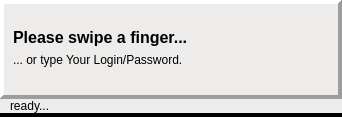
<?xml version="1.0" encoding="UTF-8"?>
<ui version="4.0">
 <class>MainFrame</class>
 <widget class="QFrame" name="MainFrame">
  <property name="geometry">
   <rect>
    <x>0</x>
    <y>0</y>
    <width>342</width>
    <height>117</height>
   </rect>
  </property>
  <property name="minimumSize">
   <size>
    <width>0</width>
    <height>0</height>
   </size>
  </property>
  <property name="windowTitle">
   <string>Fingerprint Plugin</string>
  </property>
  <property name="styleSheet">
   <string notr="true">background-color: rgb(0, 0, 0);
</string>
  </property>
  <property name="locale">
   <locale language="C" country="AnyCountry"/>
  </property>
  <property name="frameShape">
   <enum>QFrame::NoFrame</enum>
  </property>
  <property name="frameShadow">
   <enum>QFrame::Raised</enum>
  </property>
  <property name="lineWidth">
   <number>0</number>
  </property>
  <layout class="QHBoxLayout" name="horizontalLayout">
   <property name="spacing">
    <number>0</number>
   </property>
   <property name="margin">
    <number>0</number>
   </property>
   <item>
    <spacer name="horizontalSpacer">
     <property name="orientation">
      <enum>Qt::Horizontal</enum>
     </property>
     <property name="sizeHint" stdset="0">
      <size>
       <width>147</width>
       <height>20</height>
      </size>
     </property>
    </spacer>
   </item>
   <item>
    <widget class="QFrame" name="MiddleFrame">
     <property name="minimumSize">
      <size>
       <width>0</width>
       <height>0</height>
      </size>
     </property>
     <property name="palette">
      <palette>
       <active>
        <colorrole role="Button">
         <brush brushstyle="SolidPattern">
          <color alpha="255">
           <red>0</red>
           <green>0</green>
           <blue>0</blue>
          </color>
         </brush>
        </colorrole>
        <colorrole role="Base">
         <brush brushstyle="SolidPattern">
          <color alpha="255">
           <red>0</red>
           <green>0</green>
           <blue>0</blue>
          </color>
         </brush>
        </colorrole>
        <colorrole role="Window">
         <brush brushstyle="SolidPattern">
          <color alpha="255">
           <red>0</red>
           <green>0</green>
           <blue>0</blue>
          </color>
         </brush>
        </colorrole>
       </active>
       <inactive>
        <colorrole role="Button">
         <brush brushstyle="SolidPattern">
          <color alpha="255">
           <red>0</red>
           <green>0</green>
           <blue>0</blue>
          </color>
         </brush>
        </colorrole>
        <colorrole role="Base">
         <brush brushstyle="SolidPattern">
          <color alpha="255">
           <red>0</red>
           <green>0</green>
           <blue>0</blue>
          </color>
         </brush>
        </colorrole>
        <colorrole role="Window">
         <brush brushstyle="SolidPattern">
          <color alpha="255">
           <red>0</red>
           <green>0</green>
           <blue>0</blue>
          </color>
         </brush>
        </colorrole>
       </inactive>
       <disabled>
        <colorrole role="Button">
         <brush brushstyle="SolidPattern">
          <color alpha="255">
           <red>0</red>
           <green>0</green>
           <blue>0</blue>
          </color>
         </brush>
        </colorrole>
        <colorrole role="Base">
         <brush brushstyle="SolidPattern">
          <color alpha="255">
           <red>0</red>
           <green>0</green>
           <blue>0</blue>
          </color>
         </brush>
        </colorrole>
        <colorrole role="Window">
         <brush brushstyle="SolidPattern">
          <color alpha="255">
           <red>0</red>
           <green>0</green>
           <blue>0</blue>
          </color>
         </brush>
        </colorrole>
       </disabled>
      </palette>
     </property>
     <property name="autoFillBackground">
      <bool>false</bool>
     </property>
     <property name="styleSheet">
      <string notr="true">background-color: rgb(0, 0, 0);</string>
     </property>
     <property name="locale">
      <locale language="C" country="AnyCountry"/>
     </property>
     <property name="frameShape">
      <enum>QFrame::NoFrame</enum>
     </property>
     <property name="frameShadow">
      <enum>QFrame::Raised</enum>
     </property>
     <property name="lineWidth">
      <number>0</number>
     </property>
     <layout class="QVBoxLayout" name="verticalLayout">
      <property name="spacing">
       <number>0</number>
      </property>
      <property name="margin">
       <number>0</number>
      </property>
      <item>
       <widget class="QFrame" name="InnerFrame">
        <property name="sizePolicy">
         <sizepolicy hsizetype="Fixed" vsizetype="Fixed">
          <horstretch>0</horstretch>
          <verstretch>0</verstretch>
         </sizepolicy>
        </property>
        <property name="minimumSize">
         <size>
          <width>342</width>
          <height>99</height>
         </size>
        </property>
        <property name="autoFillBackground">
         <bool>false</bool>
        </property>
        <property name="styleSheet">
         <string notr="true">background-color: rgb(237, 236, 235);</string>
        </property>
        <property name="frameShape">
         <enum>QFrame::Panel</enum>
        </property>
        <property name="frameShadow">
         <enum>QFrame::Raised</enum>
        </property>
        <property name="lineWidth">
         <number>4</number>
        </property>
        <layout class="QHBoxLayout" name="horizontalLayout_2">
         <item>
          <layout class="QVBoxLayout" name="verticalLayout_2">
           <item>
            <widget class="QLabel" name="label">
             <property name="font">
              <font>
               <pointsize>12</pointsize>
               <weight>75</weight>
               <bold>true</bold>
              </font>
             </property>
             <property name="text">
              <string>Please swipe a finger...</string>
             </property>
             <property name="alignment">
              <set>Qt::AlignBottom|Qt::AlignLeading|Qt::AlignLeft</set>
             </property>
            </widget>
           </item>
           <item>
            <widget class="QLabel" name="escLabel">
             <property name="text">
              <string>... or type Your Login/Password.</string>
             </property>
             <property name="alignment">
              <set>Qt::AlignLeading|Qt::AlignLeft|Qt::AlignTop</set>
             </property>
            </widget>
           </item>
          </layout>
         </item>
         <item>
          <widget class="QLabel" name="animationLabel">
           <property name="sizePolicy">
            <sizepolicy hsizetype="Fixed" vsizetype="Fixed">
             <horstretch>0</horstretch>
             <verstretch>0</verstretch>
            </sizepolicy>
           </property>
           <property name="minimumSize">
            <size>
             <width>40</width>
             <height>71</height>
            </size>
           </property>
           <property name="maximumSize">
            <size>
             <width>40</width>
             <height>71</height>
            </size>
           </property>
          </widget>
         </item>
        </layout>
       </widget>
      </item>
      <item>
       <widget class="QLabel" name="statusBar">
        <property name="autoFillBackground">
         <bool>false</bool>
        </property>
        <property name="styleSheet">
         <string notr="true">background-color: rgb(237, 236, 235);</string>
        </property>
        <property name="lineWidth">
         <number>3</number>
        </property>
        <property name="text">
         <string>ready...</string>
        </property>
        <property name="indent">
         <number>10</number>
        </property>
       </widget>
      </item>
      <item>
       <spacer name="verticalSpacer_2">
        <property name="orientation">
         <enum>Qt::Vertical</enum>
        </property>
        <property name="sizeHint" stdset="0">
         <size>
          <width>20</width>
          <height>145</height>
         </size>
        </property>
       </spacer>
      </item>
     </layout>
    </widget>
   </item>
   <item>
    <spacer name="horizontalSpacer_2">
     <property name="orientation">
      <enum>Qt::Horizontal</enum>
     </property>
     <property name="sizeHint" stdset="0">
      <size>
       <width>147</width>
       <height>20</height>
      </size>
     </property>
    </spacer>
   </item>
  </layout>
 </widget>
 <resources/>
 <connections/>
</ui>
